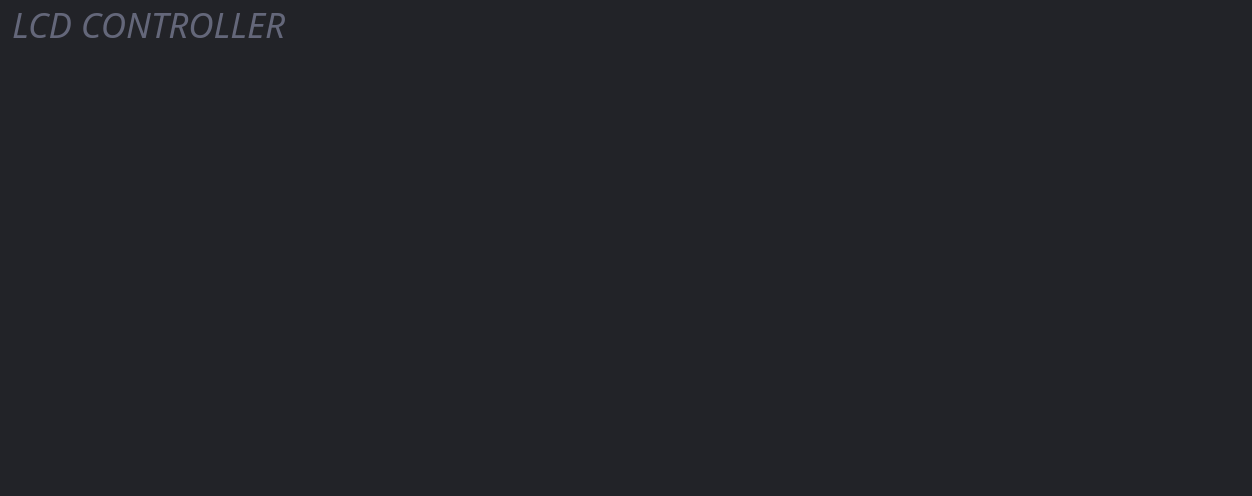
<?xml version="1.0" encoding="UTF-8"?>
<ui version="4.0">
 <class>LCDControllerPage</class>
 <widget class="QWidget" name="LCDControllerPage">
  <property name="geometry">
   <rect>
    <x>0</x>
    <y>0</y>
    <width>1252</width>
    <height>496</height>
   </rect>
  </property>
  <property name="minimumSize">
   <size>
    <width>0</width>
    <height>348</height>
   </size>
  </property>
  <property name="windowTitle">
   <string>Form</string>
  </property>
  <property name="styleSheet">
   <string notr="true">#LCDControllerPage {
	background: rgb(34, 35, 40);
}

QWidget {
        font-family: &quot;Source Sans Pro&quot;;
		background: none;
}

QMenu {
    background-color: rgb(34, 35, 40);
}

QLabel:!disabled {
	color: white;
}

QGroupBox {
	border: 1px solid black;
	border-radius: 5px;
	background: rgb(34, 35, 40);
	padding-top: 25px;
}

QGroupBox:disabled {
	border: 1px solid rgb(26, 26, 30);
}

QGroupBox::title {
	background: rgb(249, 154, 0);
	color: rgb(34, 35, 40);
    padding: 5px;
	border: 1px solid black;
	border-top-left-radius: 5px;
	border-bottom-right-radius: 5px;
}

QGroupBox::title:disabled {
	background: rgb(34, 35, 40);
        color: rgb(100, 100, 100);
	border: 1px solid rgb(26, 26, 30);
}

QGroupBox:checked:!disabled {
	background: rgb(50, 52, 59);
}

QGroupBox:focus:!checked {
	border: 1px solid rgb(249, 154, 0);
	background: rgb(26, 26, 30);
}

QGroupBox:focus:checked {
	border: 1px solid rgb(249, 154, 0);
}

QGroupBox::title:focus {
	border: 1px solid rgb(249, 154, 0);
}

QGroupBox::indicator {
    width: 15px;
    height: 15px;
    background: rgb(34, 35, 40);
	border-radius: 3px;
}

QGroupBox::indicator:disabled {
    width: 15px;
    height: 15px;
    background: rgb(26, 26, 30);
}

QGroupBox::indicator:checked {
        image: url(&quot;://check_FILL0_wght400_GRAD0_opsz20.svg&quot;);
}

QCheckBox {
    padding: 5px;
	color: white;
    background: rgb(63, 65, 77);
    border: 1px solid black;
    border-radius: 5px;
}

QCheckBox:disabled {
	background: rgb(34, 35, 40);
        color: rgb(100, 100, 100);
}

QCheckBox::hover {
        border: 1px solid rgb(75, 77, 91);
}

QCheckBox:focus {
	border: 1px solid rgb(249, 154, 0);
}

QCheckBox::indicator {
    width: 15px;
    height: 15px;
    background: rgb(34, 35, 40);
	border-radius: 3px;
}

QCheckBox::indicator:disabled {
    width: 15px;
    height: 15px;
    background: rgb(26, 26, 30);
}

QCheckBox::indicator:checked {
        image: url(&quot;://check_FILL0_wght400_GRAD0_opsz20.svg&quot;);
}

QPushButton {
	background: rgb(63, 65, 77);
	color: white;
    border: 1px solid black;
	border-radius: 5px;
	padding: 6px;
}

QPushButton:disabled {
	background: rgb(34, 35, 40);
        color: rgb(100, 100, 100);
	border: 1px solid rgb(26, 26, 30);
}

QPushButton:hover {
	  background: rgb(75, 77, 91);
}

QComboBox {
	color: white;
    background: rgb(63, 65, 77);
    border: 1px solid black;
	border-radius: 5px;
	padding: 5px;
}

QComboBox::disabled {
	background: rgb(34, 35, 40);
        color: rgb(100, 100, 100);
	border: 1px solid rgb(26, 26, 30);
}

QComboBox:hover {
    border: 1px solid rgb(75, 77, 91);
}

QComboBox:focus {
	border: 1px solid rgb(249, 154, 0);
}

QComboBox::drop-down {
	border: none;
}

QComboBox::down-arrow {
        image: url(&quot;:/arrow_drop_down_FILL0_wght400_GRAD0_opsz20_white.svg&quot;);
 	width: 6px;
	margin-right: 4px;
	margin-bottom: 2px;
}

QLineEdit {
	color: white;
    background: rgb(63, 65, 77);
    border: 1px solid black;
	border-radius: 5px;
	padding: 5px;
}

QLineEdit:disabled {
	background: rgb(34, 35, 40);
        color: rgb(100, 100, 100);
	border: 1px solid rgb(26, 26, 30);
}

QLineEdit:hover {
    border: 1px solid rgb(75, 77, 91);
}

QLineEdit:focus {
	border: 1px solid rgb(249, 154, 0);
}

QLabel {
	min-height: 30px;
}

QLabel:disabled {
        color: rgb(100, 100, 100);
}

QAbstractSpinBox {
	color: white;
    background: rgb(63, 65, 77);
    border: 1px solid black;
	border-radius: 5px;
	padding: 5px;
}

QAbstractSpinBox:disabled {
	background: rgb(34, 35, 40);
        color: rgb(100, 100, 100);
	border: 1px solid rgb(26, 26, 30);
}

QAbstractSpinBox:hover {
    border: 1px solid rgb(75, 77, 91);
}

QAbstractSpinBox:focus {
	border: 1px solid rgb(249, 154, 0);
}

QAbstractSpinBox::up-button {
        image: url(&quot;:/arrow_drop_up_FILL0_wght400_GRAD0_opsz20_white.svg&quot;);
 	width: 6px;
	margin-right: 6px;
	margin-top: 4px;
}

QAbstractSpinBox::down-button {
        image: url(&quot;:/arrow_drop_down_FILL0_wght400_GRAD0_opsz20_white.svg&quot;);
 	width: 6px;
	margin-right: 6px;
	margin-bottom: 4px;
}

QAbstractSpinBox::up-button:disabled,
QAbstractSpinBox::up-button:off {
                image: url(&quot;:/arrow_drop_up_FILL0_wght400_GRAD0_opsz20.svg&quot;);
}

QAbstractSpinBox::down-button:disabled,
QAbstractSpinBox::down-button:off {
                image: url(&quot;:/arrow_drop_down_FILL0_wght400_GRAD0_opsz20.svg&quot;);
}</string>
  </property>
  <layout class="QGridLayout" name="gridLayout">
   <property name="leftMargin">
    <number>12</number>
   </property>
   <property name="topMargin">
    <number>0</number>
   </property>
   <property name="rightMargin">
    <number>17</number>
   </property>
   <property name="spacing">
    <number>10</number>
   </property>
   <item row="3" column="1">
    <spacer name="verticalSpacer_2">
     <property name="orientation">
      <enum>Qt::Vertical</enum>
     </property>
     <property name="sizeType">
      <enum>QSizePolicy::Fixed</enum>
     </property>
     <property name="sizeHint" stdset="0">
      <size>
       <width>20</width>
       <height>10</height>
      </size>
     </property>
    </spacer>
   </item>
   <item row="10" column="0" colspan="3">
    <spacer name="verticalSpacer">
     <property name="orientation">
      <enum>Qt::Vertical</enum>
     </property>
     <property name="sizeHint" stdset="0">
      <size>
       <width>0</width>
       <height>0</height>
      </size>
     </property>
    </spacer>
   </item>
   <item row="2" column="0" colspan="3">
    <widget class="QWidget" name="widget" native="true">
     <layout class="QGridLayout" name="gridLayout_5">
      <property name="leftMargin">
       <number>0</number>
      </property>
      <property name="topMargin">
       <number>0</number>
      </property>
      <property name="rightMargin">
       <number>0</number>
      </property>
      <property name="bottomMargin">
       <number>0</number>
      </property>
      <property name="horizontalSpacing">
       <number>10</number>
      </property>
      <property name="verticalSpacing">
       <number>5</number>
      </property>
      <item row="0" column="0">
       <widget class="QLabel" name="label_5">
        <property name="sizePolicy">
         <sizepolicy hsizetype="Fixed" vsizetype="Preferred">
          <horstretch>0</horstretch>
          <verstretch>0</verstretch>
         </sizepolicy>
        </property>
        <property name="font">
         <font>
          <family>Source Sans Pro Light</family>
          <pointsize>-1</pointsize>
          <italic>true</italic>
         </font>
        </property>
        <property name="styleSheet">
         <string notr="true">QLabel {
	color: rgb(100, 103, 122);
	font-size: 35px;
	font-family: &quot;Source Sans Pro Light&quot;;
	font-style: italic;
}
</string>
        </property>
        <property name="text">
         <string>LCD CONTROLLER</string>
        </property>
       </widget>
      </item>
      <item row="0" column="1">
       <widget class="QPushButton" name="uDocumentationButton">
        <property name="sizePolicy">
         <sizepolicy hsizetype="Fixed" vsizetype="Fixed">
          <horstretch>0</horstretch>
          <verstretch>0</verstretch>
         </sizepolicy>
        </property>
        <property name="toolTip">
         <string>Open LCD Controller documentation</string>
        </property>
        <property name="styleSheet">
         <string notr="true">QPushButton {
	background: none;
	border: none;
}</string>
        </property>
        <property name="text">
         <string/>
        </property>
        <property name="icon">
         <iconset resource="../resources/resources.qrc">
          <normaloff>:/open_in_new_FILL0_wght100_GRAD0_opsz20.svg</normaloff>:/open_in_new_FILL0_wght100_GRAD0_opsz20.svg</iconset>
        </property>
        <property name="iconSize">
         <size>
          <width>20</width>
          <height>20</height>
         </size>
        </property>
       </widget>
      </item>
      <item row="0" column="2">
       <spacer name="horizontalSpacer">
        <property name="orientation">
         <enum>Qt::Horizontal</enum>
        </property>
        <property name="sizeHint" stdset="0">
         <size>
          <width>40</width>
          <height>20</height>
         </size>
        </property>
       </spacer>
      </item>
     </layout>
    </widget>
   </item>
  </layout>
 </widget>
 <resources>
  <include location="../resources/resources.qrc"/>
 </resources>
 <connections/>
</ui>
